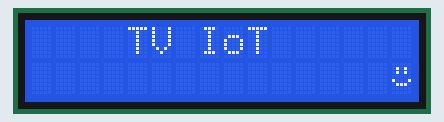
Simulated run of this sketch. Board: Arduino Uno, built with avr-gcc and run on an emulated ATmega328P. On the bench: 16×2 character LCD.

Above: at 0.22 s.
At 0.66 s:
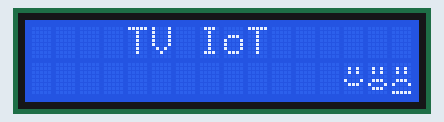
At 2.45 s:
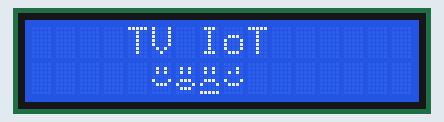
At 3.78 s:
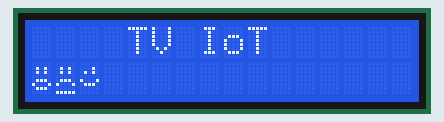
At 4.43 s:
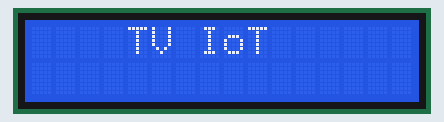
At 4.87 s:
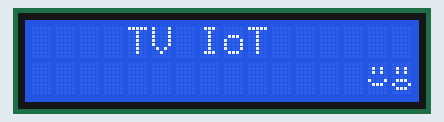

Measured:
- by itself, everything shown: repeats every 4.4 s, in 20 steps

The sketch:

animacion_caritas.ino
```cpp
#include <Wire.h>
#include <LiquidCrystal_I2C.h>
LiquidCrystal_I2C lcd(0x27,16,2);
byte cara1[8] = { B00000, B01010, B01010, B00000, B10001, B01110, B00000, B00000 };
byte cara2[8] = { B00000, B01010, B01010, B00000, B01110, B10001, B01110, B00000 };
byte cara3[8] = { B00000, B01010, B01010, B00000, B01110, B10001, B00000, B11111 };
byte cara4[8] = { B00000, B00010, B01010, B00000, B10001, B01110, B00000, B00000 };
void setup() {
  lcd.init(); lcd.backlight();
  lcd.createChar(0, cara1); lcd.createChar(1, cara2); lcd.createChar(2, cara3); lcd.createChar(3, cara4);
  lcd.setCursor(4,0); lcd.print("TV IoT");
}
void loop() {
  for(int pos=15; pos>=-4; pos--) {
    lcd.setCursor(0,1); lcd.print("                ");
    if(pos>=0 && pos<16) { lcd.setCursor(pos,1); lcd.write(byte(0)); }
    if(pos+1>=0 && pos+1<16) { lcd.setCursor(pos+1,1); lcd.write(byte(1)); }
    if(pos+2>=0 && pos+2<16) { lcd.setCursor(pos+2,1); lcd.write(byte(2)); }
    if(pos+3>=0 && pos+3<16) { lcd.setCursor(pos+3,1); lcd.write(byte(3)); }
    delay(200);
  }
}
```
